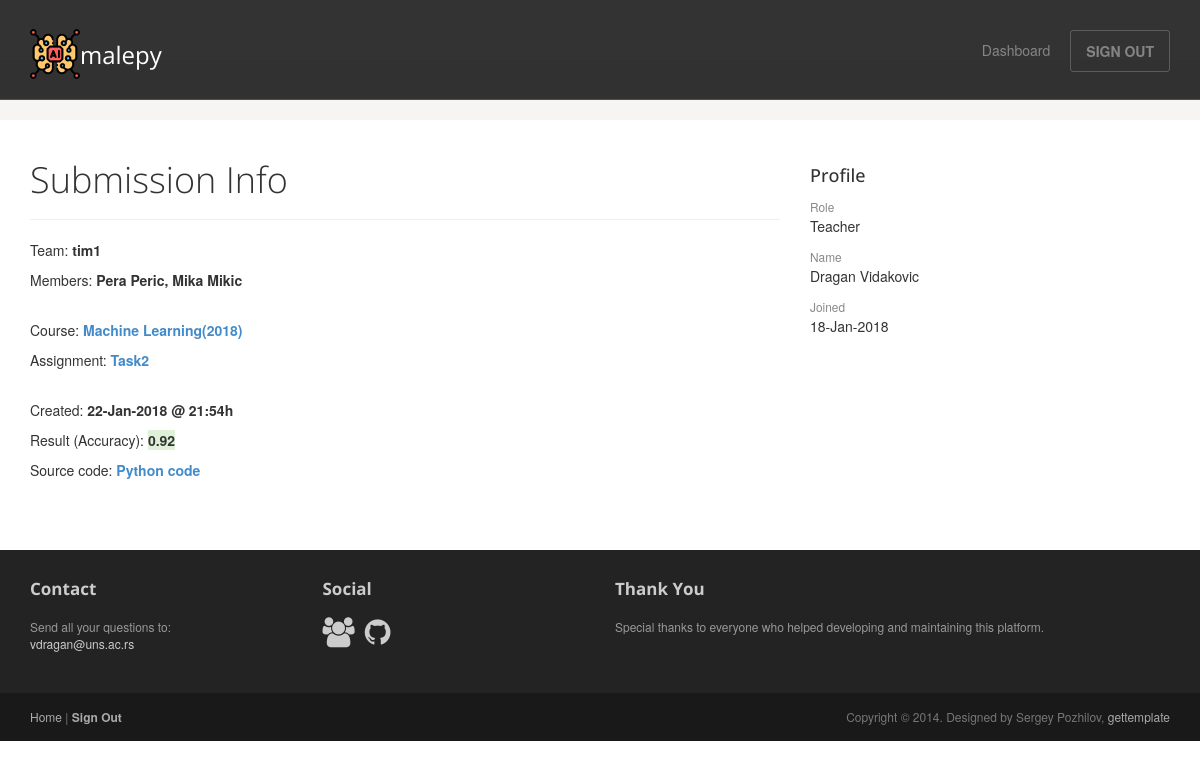
/submission/5/ (signed in), run on the app's committed database.
### malepy/models.py (models this page shows, shortened)
class Submission(models.Model):
    created = models.DateTimeField(auto_now=True, null=False, blank=False)
    submitted_file = models.FileField(null=False, blank=False, upload_to=submitted_file_name, default='my_file')
    valid = models.BooleanField(null=False, blank=False, default=False)
    result = models.FloatField(null=True, blank=True, validators=[MinValueValidator(0)])
    approved = models.BooleanField(null=False, blank=False, default=True)
    user = models.ForeignKey(User, null=False, blank=False)
    assignment = models.ForeignKey(Assignment, on_delete=models.CASCADE, null=False, blank=False)
    def submitted_file_download_url(self):
        return '/' + settings.MEDIA_URL + str(self.submitted_file)

class User(AbstractUser):
    user_role = models.IntegerField(null=False, blank=False, default=0)  # 0 = teacher, 1 = student
    members = models.CharField(max_length=200, null=True, blank=True)

class Assignment(models.Model):
    SORTING_CHOICES = (
        ('Asc', 'Asc'),
        ('Desc', 'Desc')
    )
    name = models.CharField(max_length=100, null=True, blank=True)
    name_en = models.CharField(max_length=100, null=False, blank=False)
    description = models.CharField(max_length=2000, null=True, blank=True)
    description_en = models.CharField(max_length=2000, null=False, blank=False)
    folder = models.CharField(max_length=100, null=False, blank=False, default='undecided')
    training = models.FileField(null=True, blank=True, upload_to=assignment_data_set_directory)
    fake_testing = models.FileField(null=True, blank=True, upload_to=assignment_data_set_directory)
    testing = models.FileField(null=True, blank=True, upload_to=assignment_data_set_directory)
    starting = models.DateTimeField(null=True, blank=True)
    ending = models.DateTimeField(null=True, blank=True)
    measurement = models.CharField(max_length=50, null=False, blank=False, default='Accuracy')
    sorting = models.CharField(max_length=4, null=False, blank=False, default='Asc', choices=SORTING_CHOICES)
    threshold = models.FloatField(null=True, blank=True)
    course = models.ForeignKey(Course, on_delete=models.CASCADE, null=False, blank=False)

class Course(models.Model):
    name = models.CharField(max_length=50, null=False, blank=False)
    year = models.IntegerField(null=False, blank=False, validators=[MinValueValidator(0)])
    users = models.ManyToManyField(
        User,
        through='Enrollment',
    )

### malepy/views.py (the view)
# urls.py: url(r'^submission/(?P<submission_id>[0-9]+)/$', views.submission, name='submission'),
@login_required(login_url='/')
def submission(request, submission_id):
    this_submission = get_object_or_404(Submission, pk=submission_id)
    display_download = True
    if request.user.user_role:
        if request.user.id != this_submission.user.id and timezone.now() < this_submission.assignment.ending:
            display_download = False
    context = {"submission": this_submission, "display_download": display_download}
    return render(request, 'malepy/submission.html', context=context)

### malepy/templates/malepy/submission.html (shortened to what this page needs)
{% extends "malepy/user_base.html" %}
{% block article %}
    <header class="page-header">
        <h1 class="page-title">Submission Info</h1>
    </header>
    {% if submission.user.members %}
        <p>Team: <b>{{ submission.user.username }}</b></p>
        <p>Members: <b>{{ submission.user.members }}</b></p>
    {% else %}
        <p>Student: <b>{{ submission.user.first_name }} {{ submission.user.last_name }}</b></p>
    {% endif %}
    <br>
    <p>Course: <b><a href="{% url 'malepy:course' submission.assignment.course.id %}">{{ submission.assignment.course.name }}({{ submission.assignment.course.year }})</a> </b></p>
    <p>Assignment: <b><a href="{% url 'malepy:assignment' submission.assignment.id %}">{{ submission.assignment.name_en }}</a> </b></p>
    <br>
    <p>Created: <b>{{ submission.created| date:"d-M-Y @ H:i" }}h</b></p>
    {% if submission.approved %}
        <p>Result ({{ submission.assignment.measurement }}): <span class="bg-success"><b>{{ submission.result }}</b></span></p>
    {% else %}
        <p>Result ({{ submission.assignment.measurement }}): <span class="bg-danger"><b>{{ submission.result }}</b></span></p>
    {% endif %}
    {% if display_download %}
        <p>Source code: <b><a href="{{ submission.submitted_file_download_url }}" download>Python code</a> </b></p>
    {% endif %}
{% endblock %}

### malepy/templates/malepy/user_base.html (shortened to what this page needs)
<!DOCTYPE html>
<html lang="en">
<head>
    {% load staticfiles %}
	<link rel="stylesheet" href="{% static 'malepy/css/bootstrap.min.css' %}">
	<link rel="stylesheet" href="{% static 'malepy/css/font-awesome.min.css' %}">
	<link rel="stylesheet" href="{% static 'malepy/css/bootstrap-theme.css' %}" media="screen" >
	<link rel="stylesheet" href="{% static 'malepy/css/main.css' %}">
</head>
<body class="home">
	<div class="navbar navbar-inverse navbar-fixed-top headroom" >
		<div class="container">
			<div class="navbar-header">
				<a class="navbar-brand" href="/"><img src="{% static 'malepy/images/artificial-intelligence.png' %}" alt="MaLePY Platform">malepy</a>
			</div>
			<div class="navbar-collapse collapse">
				<ul class="nav navbar-nav pull-right">
					<li><a href="{% url 'malepy:dashboard' %}">Dashboard</a></li>
					<li><a class="btn" href="{% url 'malepy:logout' %}">SIGN OUT</a></li>
				</ul>
			</div>
		</div>
	</div>
     <div class="jumbotron top-space">
    </div>
	<div class="container">
		<div class="row">
			<article class="col-sm-8 maincontent">
				{% block article %}
                {% endblock %}
			</article>
			<aside class="col-sm-4 sidebar sidebar-right">
				<div class="widget">
					<h4>Profile</h4>
					<ul class="list-unstyled list-spaces">
                        {% if user.user_role %}
                            {% if user.members %}
                                <li><span class="small text-muted">Role</span><p>Team of Students</p></li>
                                <li><span class="small text-muted">Members</span><p>{{ user.members }}</p>
                                </li>
                            {% else %}
                                <li><span class="small text-muted">Role</span><p>Student</p></li>
                                <li><span class="small text-muted">Name</span><p>{{ user.first_name }} {{ user.last_name }}</p></li>
                            {% endif %}
                        {% else %}
                            <li><span class="small text-muted">Role</span><p>Teacher</p></li>
                            <li><span class="small text-muted">Name</span><p>{{ user.first_name }} {{ user.last_name }}</p></li>
                        {% endif %}
                        <li><span class="small text-muted">Joined</span><p>{{ user.date_joined|date:"d-M-Y" }}</p></li>
					</ul>
				</div>
			</aside>
		</div>
	</div>
	<footer id="footer" class="top-space">
		<div class="footer1">
			<div class="container">
				<div class="row">
					<div class="col-md-3 widget">
						<h3 class="widget-title">Contact</h3>
						<div class="widget-body">
							<p>Send all your questions to:<br>
								<a href="mailto:vdragan@uns.ac.rs">vdragan@uns.ac.rs</a><br>
							</p>
						</div>
					</div>
					<div class="col-md-3 widget">
						<h3 class="widget-title">Social</h3>
						<div class="widget-body">
							<p class="follow-me-icons">
								<a href="http://informatika.ftn.uns.ac.rs/"><i class="fa fa-group fa-2"></i></a>
								<a href="https://github.com/ftn-ai-lab/"><i class="fa fa-github fa-2"></i></a>
							</p>
						</div>
					</div>
					<div class="col-md-6 widget">
						<h3 class="widget-title">Thank You</h3>
						<div class="widget-body">
                            <p>Special thanks to everyone who helped developing and maintaining this platform.</p>
						</div>
					</div>
				</div>
			</div>
		</div>
		<div class="footer2">
			<div class="container">
				<div class="row">
					<div class="col-md-6 widget">
						<div class="widget-body">
							<p class="simplenav">
								<a href="/">Home</a> |
								<b><a href="{% url 'malepy:logout' %}">Sign Out</a></b>
							</p>
						</div>
					</div>
					<div class="col-md-6 widget">
						<div class="widget-body">
							<p class="text-right">
								Copyright &copy; 2014. Designed by Sergey Pozhilov, <a href="http://gettemplate.com/" rel="designer">gettemplate</a>
							</p>
						</div>
					</div>
				</div>
			</div>
		</div>
	</footer>
</body>
</html>

### malepy/static/malepy/css/main.css (style rules this page uses)
.headroom { -webkit-transition: all 0.4s ease-out; -moz-transition: all 0.4s ease-out; -o-transition: all 0.4s ease-out; transition: all 0.4s ease-out; }
h1, h2, h3, h4, h5, h6 { font-family:"Open sans", Helvetica, Arial; }
h1, .h1, h2, .h2, h3, .h3 { margin-top:30px; }
.page-title { margin-top:20px; font-weight:300; }
.text-muted { color:#888; }
ul.list-spaces li { margin-bottom:10px; }
.top-space { margin-top: 60px; }
img { max-width:100%; }
.sidebar { padding-top:36px; padding-bottom:30px; }
.sidebar .widget { margin-bottom:20px; }
.footer1 { background: #232323; padding: 30px 0 0 0; font-size: 12px; color: #999; }
.footer1 a { color: #ccc; }
.footer1 .widget { margin-bottom:30px; }
.footer1 .widget-title { font-size: 17px; font-weight: bold; color: #ccc; margin: 0 0 20px; }
.follow-me-icons { font-size:30px; }
.follow-me-icons i { float:left; margin:0 10px 0 0; }
.footer2 { background: #191919; padding: 15px 0; color: #777; font-size: 12px; }
.footer2 a { color: #aaa; }
.footer2 p { margin: 0; }

### data on the page
Submission: user.username "tim1", user.members "Pera Peric, Mika Mikic", assignment.course.name "Machine Learning", assignment.course.year "2018", assignment.name_en "Task2", created "22-Jan-2018 @ 21:54", assignment.measurement "Accuracy", result "0.92"
User: first_name "Dragan", last_name "Vidakovic", date_joined "18-Jan-2018"
